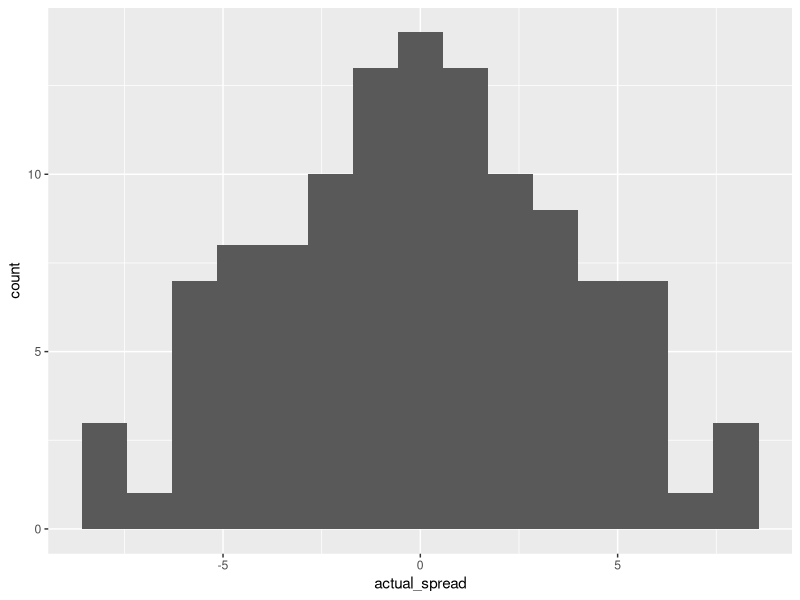
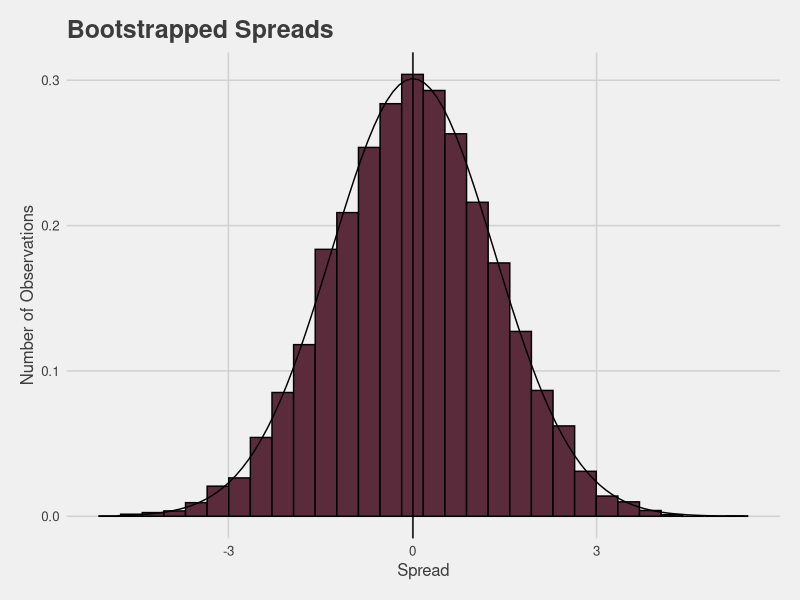

Write R code to recreate these figures, in order.
## ---- chunk 1
library(tidyverse)
library(reshape2)
## ---- chunk 2
polls <- read.csv(here::here("Data","senate_polls.csv"))
polls <- polls %>%
  filter(state == "Georgia") %>%
  filter(race_id == "7780" | race_id == "6271") %>%
  group_by(candidate_name)
## ---- chunk 3
boot_data <- polls %>% 
  group_by(candidate_name, candidate_party, cycle) %>%
  filter(candidate_name == "David A. Perdue" | candidate_name == "Jon Ossoff")

boot_data <- boot_data %>%
  mutate(candidate_party = recode(candidate_party, 
                                  `REP` = "R", 
                                  `DEM` = "D")) %>%
  filter(candidate_party == "R" | candidate_party == "D") %>% #2020 election will not have independents, only top two advance
  group_by(question_id) %>%
  #arrange(question_id, candidate_party) %>%
  select(question_id, poll_id, fte_grade, sample_size, candidate_name, candidate_party, pct) %>%
  filter(question_id != 123442 & question_id != 123443) %>%
  mutate(spread = pct - pct[candidate_party == "D"]) %>%
  mutate(spread2 = pct - pct[candidate_party == "R"]) %>%
  mutate(actual_spread = spread + spread2) %>%
  select(-spread, -spread2)
boot_data
## ---- chunk 4
ggplot(boot_data, aes(actual_spread)) +
  geom_histogram(bins = 15)
## ---- chunk 5
boot_spread <- map(1:10000, ~sample(boot_data$actual_spread, size = length(boot_data), replace = TRUE)) %>%
  map_dbl(mean)

boot_spread <- melt(boot_spread)
ggplot(boot_spread, aes(value)) +
  geom_histogram(aes(y=..density..), fill = "#5a2c3b", color = "black") +
  stat_function(fun = dnorm, args = c(mean = mean(boot_spread$value), sd = sd(boot_spread$value))) +
  geom_vline(xintercept = mean(boot_spread$value)) +
  labs(title = "Bootstrapped Spreads") +
  ggthemes::theme_fivethirtyeight() +
  theme(axis.title = element_text()) + xlab("Spread") + ylab("Number of Observations")
